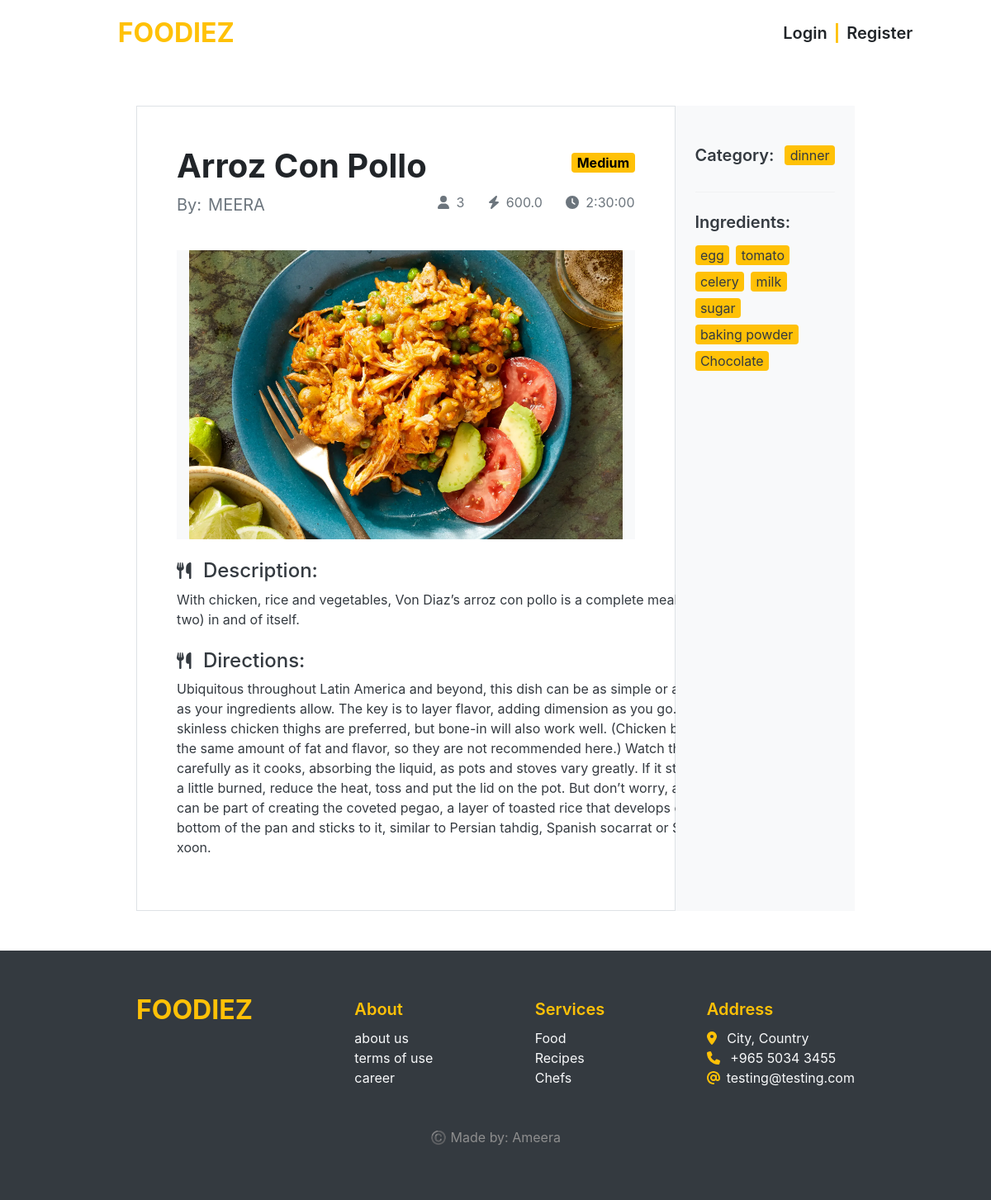
Page /recipe/25/ on the committed database.
### food/models.py (models this page shows, shortened)
class Recipe(models.Model):
    difficulty_choices = [
        ("Easy", "Easy"),
        ("Medium", "Medium"),
        ("Hard", "Hard"),
    ]
    created_by = models.ForeignKey(User, on_delete=models.CASCADE, related_name="created_by")
    name = models.CharField(max_length=200)
    difficulty = models.CharField(choices=difficulty_choices, max_length=15)
    duration = models.DurationField(default= timedelta(minutes=30))
    calories = models.FloatField(validators=[MinValueValidator(1), MaxValueValidator(10000)])
    serving = models.PositiveIntegerField(default=1)
    category = models.ForeignKey(Category, on_delete=models.PROTECT ,related_name="category")
    ingredients = models.ManyToManyField(Ingredient, related_name="ingredients")
    image = models.ImageField(upload_to="recipes/", default= "static/placeholder.png") # add a default image in static files
    description = models.TextField()
    directions = models.TextField()
    editor_pick = models.BooleanField(default=False)

class Category(models.Model):
    name = models.CharField(max_length=100, unique=True)
    def __str__(self) -> str:
        return self.name

class Ingredient(models.Model):
    name = models.CharField(max_length=100, unique=True)

### food/views.py (the view)
# urls.py: path("recipe/<int:recipe_id>/", recipe_detail_view, name="recipe-detail"),
def recipe_detail_view(request, recipe_id):
    login_form = LoginForm()
    register_form = RegisterForm()
    recipe = Recipe.objects.get(id=recipe_id)
    context = {
        "recipe": recipe,
        "login_form": login_form,
        "register_form": register_form,
    }
    return render(request, "recipe_detail.html", context)

### food/templates/recipe_detail.html (shortened to what this page needs)
{% extends 'base.html' %}
{% block content %}
<section class="w-100 d-flex justify-content-center py-5">
    <div class="container w-75 d-flex">
        <div class="border w-75 p-5">
            <div class="d-flex justify-content-between align-items-center">
                <h1 class="fw-bold" style="text-transform: capitalize;">{{recipe.name}}</h1>
                {% if recipe.difficulty == "Easy" %}
                    <p><span class="badge text-bg-success fs-6">{{ recipe.difficulty }}</span></p>
                {% elif recipe.difficulty == "Medium" %}
                    <p><span class="badge text-bg-warning fs-6">{{ recipe.difficulty }}</span></p>
                {% elif recipe.difficulty == "Hard" %}
                    <p><span class="badge text-bg-danger fs-6">{{ recipe.difficulty }}</span></p>
                {% else %}
                    null
                {% endif %}
            </div>
            <div class="d-flex justify-content-between">
                <div class="d-flex text-muted fs-5">
                    <span class="me-2">By: </span>
                    <p class="text-uppercase">{{ recipe.created_by }}</p>
                </div>
                <div class="text-muted fs-6">
                    <span class="ms-4"><i class="fa-solid fa-user me-2"></i>{{ recipe.serving }}</span>
                    <span class="ms-4"><i class="fa-solid fa-bolt me-2"></i>{{ recipe.calories }}</span>
                    <span class="ms-4"><i class="fa-solid fa-clock me-2"></i>{{ recipe.duration }}</span>
                </div>
            </div>
            <div class="container bg-light mt-4">
                <center>
                    <img src="{{ recipe.image.url }}" alt="" class="img-fluid">
                </center>
            </div>
            <div class="mt-4 text-dark">
                <h5 class="fs-4"><i class="fa-solid fa-utensils me-2 fs-5"></i> Description:</h5>
                <p style="width: 65ch;">{{ recipe.description }}</p>
                <h5 class="mt-4 fs-4"><i class="fa-solid fa-utensils me-2 fs-5"></i> Directions: </h5>
                <p style="width: 70ch;">{{ recipe.directions }}</p>
            </div>
        </div>
        <div class="w-25 py-5 px-4 bg-light text-dark">
            <div class="d-flex justify-content-between align-items-center ">
                <h4 class="mb-3 fs-5 fw-semibold">Category: </h4>
                <p class="badge badge-warning fs-6 fw-normal text-dark">{{ recipe.category }}</p>
            </div>
            <hr>
            <div class="pt-2">
                <h4 class="mb-3 fs-5 fw-semibold">Ingredients: </h4>
                <div class="d-flex flex-wrap">
                    {% for ing in recipe.ingredients.all %}
                    <span class="badge badge-warning text-dark fs-6 fw-normal me-2 mb-2">{{ ing.name }}</span>
                    {% endfor %}
                </div>
            </div>
        </div>
    </div>
</section>
{% endblock content %}

### food/static/css/styles.css (style rules this page uses)
body { height: 100vh; font-family: 'inter', sans-serif; }

### rows in the picture
Recipe: name "Arroz Con Pollo", difficulty "Medium", created_by "MEERA", serving "3", calories "600.0", duration "2:30:00", image (picture), description "With chicken, rice and vegetables, Von Diaz’s arroz con pollo is a complete meal (or two) in and of itself.", directions "Ubiquitous throughout Latin America and beyond, this dish can be as simple or as complex as your ingredients allow. The key is to layer flavor, adding dimension as you go. Boneless, skinless chicken thighs are preferred, but bone-in will also work well. (Chicken breasts lack the same amount of fat and flavor, so they are not recommended here.) Watch the rice carefully as it cooks, absorbing the liquid, as pots and stoves vary greatly. If it starts to smell a little burned, reduce the heat, toss and put the lid on the pot. But don’t worry, as this aroma can be part of creating the coveted pegao, a layer of toasted rice that develops on the bottom of the pan and sticks to it, similar to…", category "dinner"
Ingredient: name "egg"
Ingredient: name "tomato"
Ingredient: name "celery"
Ingredient: name "milk"
Ingredient: name "sugar"
Ingredient: name "baking powder"
Ingredient: name "Chocolate"
